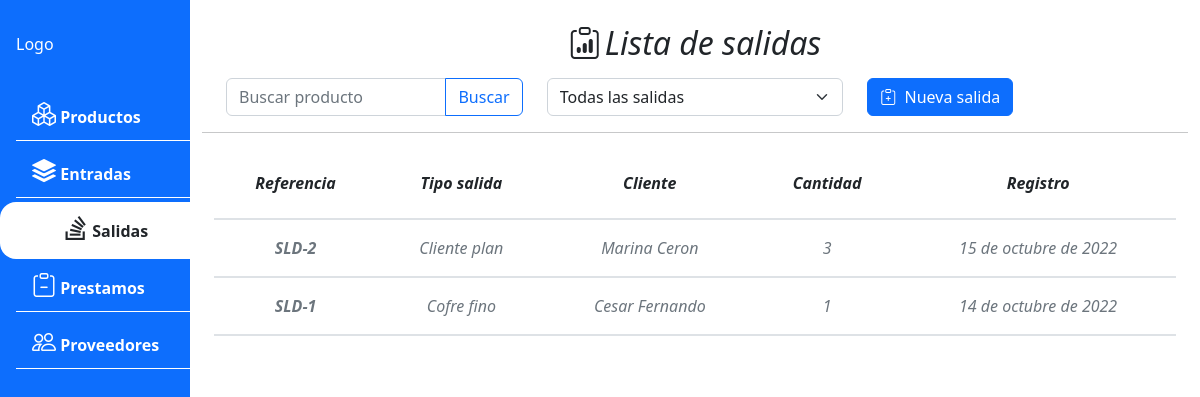
Page /output/list/ on the earlier database version.
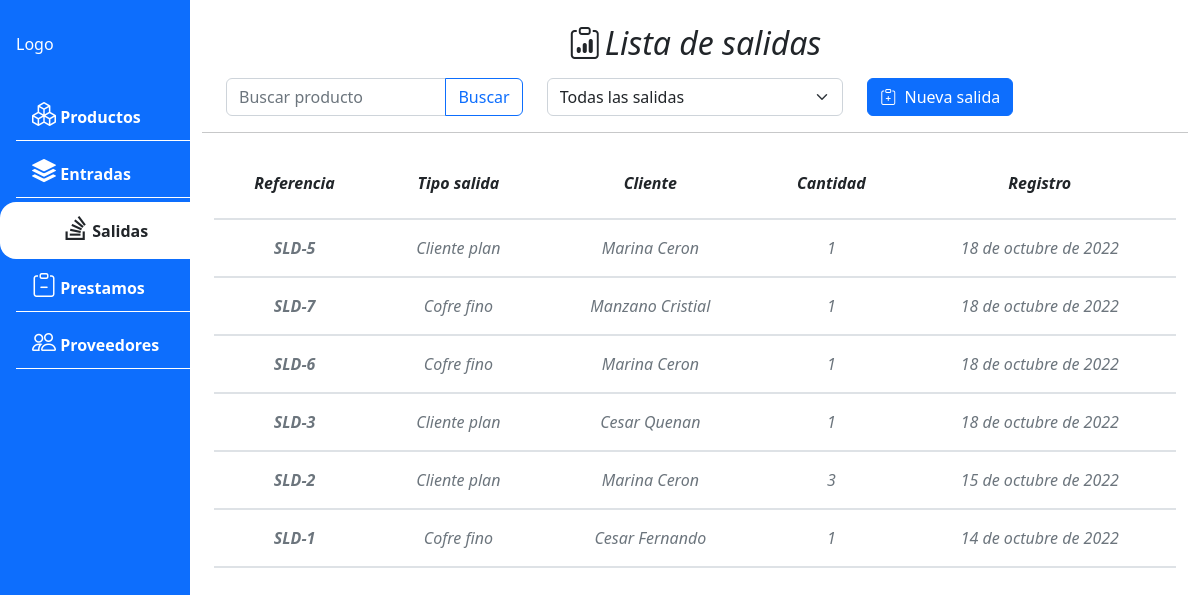
Same page on the later database version.
### apps/product_output/models.py (models this page shows, shortened)
class ProductOutput(BaseModel):
    reference = models.CharField(max_length = 50, blank = False, null = False, unique = True)
    output_type = models.ForeignKey(OutputType, on_delete = models.CASCADE)
    identifier = models.CharField(max_length = 50, blank = False, null = False)
    name_client = models.CharField(max_length = 50, blank = False, null = False)
    description = models.TextField(max_length = 1000, blank = True)
    price_total = models.PositiveIntegerField(default=0)
    quantity = models.PositiveSmallIntegerField(default = 0,blank=False, null=False)
    invoice_number = models.CharField(max_length = 50, blank = False, null = False, unique = True)
    class Meta:
        verbose_name = "Salida"
        ordering = ['-id']

class OutputType(BaseModel):
    name = models.CharField(max_length = 50, blank = False, null = False)
    class Meta:
        verbose_name = "Tipo de salida"
    def __str__(self):
        return f'{self.name}'

### apps/product_output/views.py (the view)
# urls.py: path('list/',ProductOutputListView.as_view(), name = 'product_output_list'),
class ProductOutputListView(ListView):
    model = ProductOutput
    template_name = 'output/output_list.html'
    def get_context_data(self, **kwargs):
        context = super().get_context_data(**kwargs)
        context["output_type"] = OutputType.objects.filter().values('id','name')
        return context

### apps/product_output/templates/output/output_list.html (shortened to what this page needs)
{%extends 'core/base.html' %}
{%load static%}
{%block content %}
<div class="row px-4 ">
    <h2 class="d-flex justify-content-center pb-2"><i class="bi bi-clipboard-data pe-1"></i> Lista de salidas </h2>
    <div class="input-group col">
        <input type="text" class="form-control" id="input_search" placeholder="Buscar producto"
            aria-describedby="btn_search" onkeyup='product_autocomplete()'>
        <button class="btn btn-outline-primary" type="button" id="btn_search"
            onclick="filtrar_producto_nombre()">Buscar</button>
    </div>
    <div class="col">
        <select class="form-select" id="select_category" onchange="filter_output()">
            <option value="-1">Todas las salidas</option>
        </select>
    </div>
    <div class="d-grid gap-2 col d-md-flex">
        <button type="button" class="btn btn-primary" data-bs-toggle="modal" data-bs-target="#output-form-modal">
            <i class="bi bi-clipboard-plus pe-1"></i> Nueva salida
        </button>
    </div>
</div>
<hr>
<div class="row px-4">
    <table class="table my-table table-hover text-center fst-italic">
        <thead class="fw-semibold">
            <tr>
                <th>Referencia</th>
                <th>Tipo salida</th>
                <th>Cliente</th>
                <th>Cantidad</th>
                <th>Registro</th>
            </tr>
        </thead>
        <tbody id="output-table-list">
            {% for out in object_list %}
            <tr id='tr-list-{{out.id}}' class="text-muted" onclick='output_detail({{out.id}})' >
                <th>{{out.reference}}</th>
                <td>{{out.output_type}}</td>
                <td>{{out.name_client}}</td>
                <td>{{out.quantity}}</td>
                <td>{{out.created_date}}</td>
            </tr>
            {% endfor %}
        </tbody>
    </table>
</div>
{%endblock%}

Differences in the rows shown:
added ProductOutput: reference "SLD-5", output_type "Cliente plan", name_client "Marina Ceron", quantity "1", created_date "18 de octubre de 2022"
added ProductOutput: reference "SLD-7", output_type "Cofre fino", name_client "Manzano Cristial", quantity "1", created_date "18 de octubre de 2022"
added ProductOutput: reference "SLD-6", output_type "Cofre fino", name_client "Marina Ceron", quantity "1", created_date "18 de octubre de 2022"
added ProductOutput: reference "SLD-3", output_type "Cliente plan", name_client "Cesar Quenan", quantity "1", created_date "18 de octubre de 2022"
